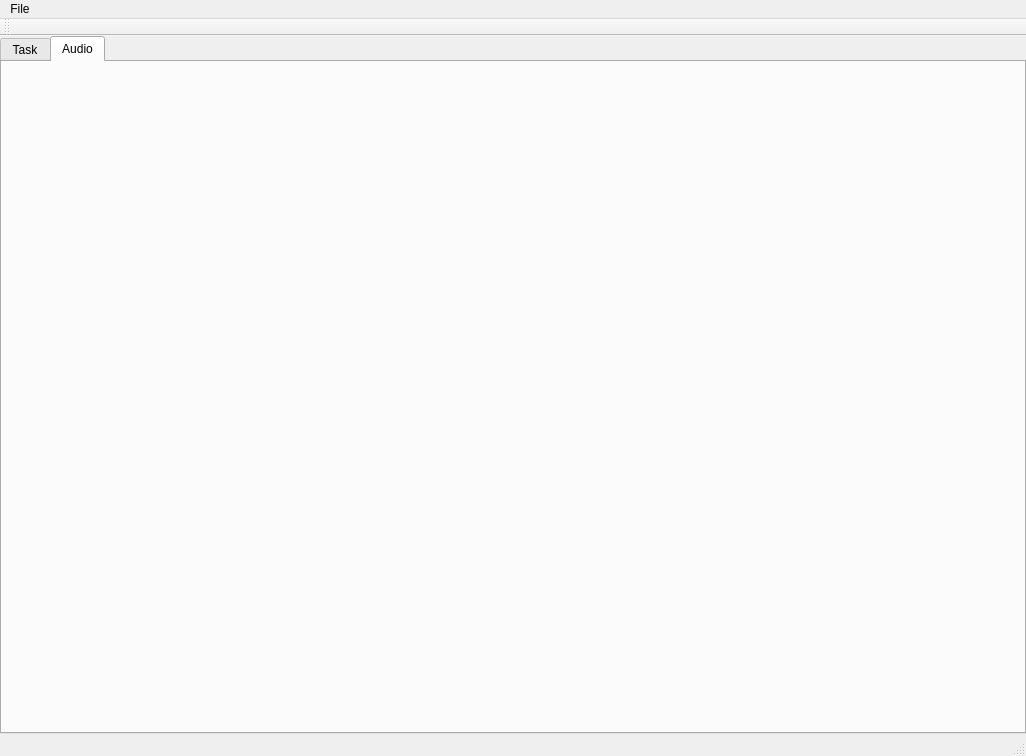
<?xml version="1.0" encoding="UTF-8"?>
<ui version="4.0">
 <class>MainWindow</class>
 <widget class="QMainWindow" name="MainWindow">
  <property name="geometry">
   <rect>
    <x>0</x>
    <y>0</y>
    <width>1026</width>
    <height>756</height>
   </rect>
  </property>
  <property name="sizePolicy">
   <sizepolicy hsizetype="Preferred" vsizetype="Preferred">
    <horstretch>0</horstretch>
    <verstretch>0</verstretch>
   </sizepolicy>
  </property>
  <property name="windowTitle">
   <string>PainlessVR</string>
  </property>
  <widget class="QWidget" name="centralWidget">
   <property name="sizePolicy">
    <sizepolicy hsizetype="Preferred" vsizetype="Maximum">
     <horstretch>0</horstretch>
     <verstretch>0</verstretch>
    </sizepolicy>
   </property>
   <layout class="QVBoxLayout" name="verticalLayout_2">
    <property name="leftMargin">
     <number>0</number>
    </property>
    <property name="topMargin">
     <number>0</number>
    </property>
    <property name="rightMargin">
     <number>0</number>
    </property>
    <property name="bottomMargin">
     <number>0</number>
    </property>
    <item>
     <widget class="QTabWidget" name="tabWidget">
      <property name="currentIndex">
       <number>1</number>
      </property>
      <widget class="QWidget" name="tab">
       <attribute name="title">
        <string>Task</string>
       </attribute>
      </widget>
      <widget class="QWidget" name="tab_2">
       <attribute name="title">
        <string>Audio</string>
       </attribute>
      </widget>
     </widget>
    </item>
   </layout>
  </widget>
  <widget class="QMenuBar" name="menuBar">
   <property name="geometry">
    <rect>
     <x>0</x>
     <y>0</y>
     <width>1026</width>
     <height>25</height>
    </rect>
   </property>
   <widget class="QMenu" name="menuFile">
    <property name="title">
     <string>File</string>
    </property>
    <addaction name="actionSave"/>
    <addaction name="actionSave_As"/>
    <addaction name="actionSave_and_run_Unity"/>
   </widget>
   <addaction name="menuFile"/>
  </widget>
  <widget class="QToolBar" name="mainToolBar">
   <attribute name="toolBarArea">
    <enum>TopToolBarArea</enum>
   </attribute>
   <attribute name="toolBarBreak">
    <bool>false</bool>
   </attribute>
  </widget>
  <widget class="QStatusBar" name="statusBar"/>
  <action name="actionSave">
   <property name="checkable">
    <bool>false</bool>
   </property>
   <property name="text">
    <string>Save</string>
   </property>
  </action>
  <action name="actionSave_As">
   <property name="text">
    <string>Save As...</string>
   </property>
  </action>
  <action name="actionSave_and_run_Unity">
   <property name="text">
    <string>Save and run Unity</string>
   </property>
  </action>
 </widget>
 <layoutdefault spacing="6" margin="11"/>
 <resources/>
 <connections/>
</ui>
